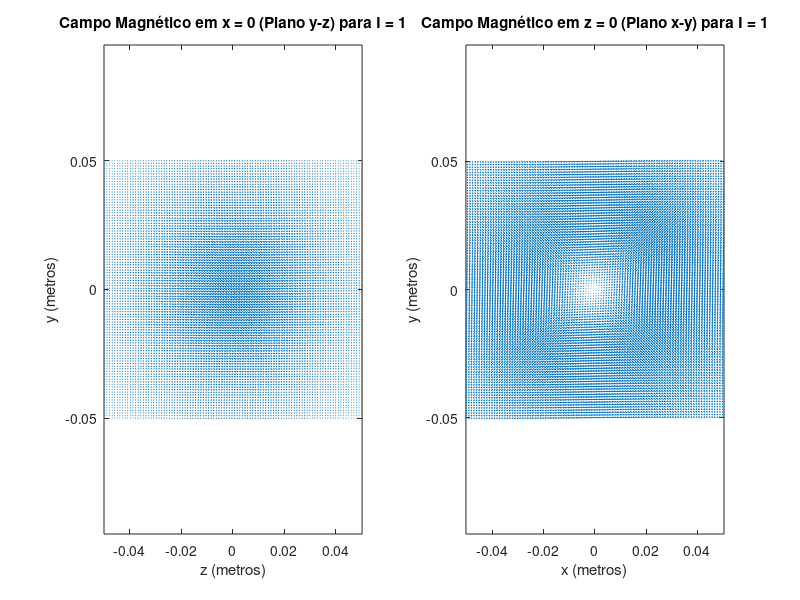

Here is the MATLAB script that generated this plot: (Note: this script raises an error after producing the figure.)

% Parâmetros
a = 0.02; % Raio da espira em metros (2 cm)
I_constante = 1; % Corrente em ampères (constante)
grid_size = 0.10; % Tamanho da grade (10 cm)

% Constante permeabilidade do vácuo
mu_0 = 4 * pi * 1e-7; % H/m (henrys por metro)

% Definir as coordenadas da grade tridimensional
x = linspace(-grid_size/2, grid_size/2, 100);
y = linspace(-grid_size/2, grid_size/2, 100);
z = linspace(-grid_size/2, grid_size/2, 100);

% Criar uma grade 3D
[X, Y, Z] = meshgrid(x, y, z);

% Inicializar o campo magnético B nas direções x, y e z
B_x = zeros(size(X));
B_y = zeros(size(Y));
B_z = zeros(size(Z));

% Loop sobre os pontos da espira para I constante
for phi = linspace(0, 2 * pi, 100)
    x_spira = a * cos(phi);
    y_spira = a * sin(phi);
    z_spira = 0; % Plano z = 0
    
    % Vetor de posição do ponto da espira ao ponto onde queremos calcular B
    r = sqrt((X - x_spira).^2 + (Y - y_spira).^2 + (Z - z_spira).^2);
    
    % Componentes do campo magnético dBr, dBphi e dBz para I constante
    dBr = mu_0 * I_constante * a^2 * sin(phi) ./ (2 * pi * r.^3);
    dBphi = mu_0 * I_constante * a^2 * cos(phi) ./ (2 * pi * r.^3);
    dBz = mu_0 * I_constante * a^2 ./ (2 * pi * r.^3);
    
    % Somar as contribuições de cada ponto da espira ao campo magnético total
    B_x = B_x + dBr;
    B_y = B_y + dBphi;
    B_z = B_z + dBz;
end

% Plote o campo magnético no plano x = 0 (y-z) para I constante
figure;

subplot(1, 2, 1);
quiver(z, y, squeeze(B_z(:, 1, :)), squeeze(B_y(:, 1, :)));
title('Campo Magnético em x = 0 (Plano y-z) para I = 1');
xlabel('z (metros)');
ylabel('y (metros)');
axis equal;

% Plote o campo magnético no plano z = 0 (x-y) para I constante
subplot(1, 2, 2);
quiver(x, y, squeeze(B_x(:,:,1)), squeeze(B_y(:,:,1)));
title('Campo Magnético em z = 0 (Plano x-y) para I = 1');
xlabel('x (metros)');
ylabel('y (metros)');
axis equal;

sgtitle('Campo Magnético (I = 1)');

% Repita o cálculo para I = sen(φ) A
B_x_sen = zeros(size(X));
B_y_sen = zeros(size(Y));
B_z_sen = zeros(size(Z));

for phi = linspace(0, 2 * pi, 100)
    x_spira = a * cos(phi);
    y_spira = a * sin(phi);
    z_spira = 0; % Plano z = 0
    
    % Vetor de posição do ponto da espira ao ponto onde queremos calcular B
    r = sqrt((X - x_spira).^2 + (Y - y_spira).^2 + (Z - z_spira).^2);
    
    % Componentes do campo magnético dBr, dBphi e dBz para I = sen(φ)
    dBr = mu_0 * a^2 * sin(phi) .* sin(phi) ./ (2 * pi * r.^3);
    dBphi = mu_0 * a^2 * cos(phi) .* sin(phi) ./ (2 * pi * r.^3);
    dBz = mu_0 * a^2 * sin(phi) ./ (2 * pi * r.^3);
    
    % Somar as contribuições de cada ponto da espira ao campo magnético total para I = sen(φ)
    B_x_sen = B_x_sen + dBr;
    B_y_sen = B_y_sen + dBphi;
    B_z_sen = B_z_sen + dBz;
end

% Plote o campo magnético no plano x = 0 (y-z) para I = sen(φ)
figure;

subplot(1, 2, 1);
quiver(z, y, squeeze(B_z_sen(:, 1, :)), squeeze(B_y_sen(:, 1, :)));
title('Campo Magnético em x = 0 (Plano y-z) para I = sen(φ)');
xlabel('z (metros)');
ylabel('y (metros)');
axis equal;

% Plote o campo magnético no plano z = 0 (x-y) para I = sen(φ)
subplot(1, 2, 2);
quiver(x, y, squeeze(B_x_sen(:,:,1)), squeeze(B_y_sen(:,:,1)));
title('Campo Magnético em z = 0 (Plano x-y) para I = sen(φ)');
xlabel('x (metros)');
ylabel('y (metros)');
axis equal;

sgtitle('Campo Magnético (I = sen(φ))');
%% 
% Parâmetros
a = 0.02; % Raio da espira em metros (2 cm)
I_constante = 1; % Corrente em ampères (constante)
grid_size = 0.10; % Tamanho da grade (10 cm)

% Constante permeabilidade do vácuo
mu_0 = 4 * pi * 1e-7; % H/m (henrys por metro)

% Definir as coordenadas da grade tridimensional
x = linspace(-grid_size/2, grid_size/2, 100);
y = linspace(-grid_size/2, grid_size/2, 100);
z = linspace(-grid_size/2, grid_size/2, 100);

% Criar uma grade 3D
[X, Y, Z] = meshgrid(x, y, z);

% Inicializar o campo magnético B nas direções x, y e z
B_x = zeros(size(X));
B_y = zeros(size(Y));
B_z = zeros(size(Z));

% Loop sobre os pontos da espira para I constante
for phi = linspace(0, 2 * pi, 100)
    x_spira = a * cos(phi);
    y_spira = a * sin(phi);
    z_spira = 0; % Plano z = 0
    
    % Vetor de posição do ponto da espira ao ponto onde queremos calcular B
    r = sqrt((X - x_spira).^2 + (Y - y_spira).^2 + (Z - z_spira).^2);
    
    % Componentes do campo magnético dBr, dBphi e dBz para I constante
    dBr = mu_0 * I_constante * a^2 * sin(phi) ./ (2 * pi * r.^3);
    dBphi = mu_0 * I_constante * a^2 * cos(phi) ./ (2 * pi * r.^3);
    dBz = mu_0 * I_constante * a^2 ./ (2 * pi * r.^3);
    
    % Somar as contribuições de cada ponto da espira ao campo magnético total
    B_x = B_x + dBr;
    B_y = B_y + dBphi;
    B_z = B_z + dBz;
end

% Passo para espaçamento de vetores (aumente para reduzir o número de vetores)
step = 5;

% Plote o campo magnético no plano x = 0 (y-z) para I constante
figure;

subplot(1, 2, 1);
quiver(z(1:step:end, 1:step:end), y(1:step:end, 1:step:end), ...
    squeeze(B_z(1:step:end, 1:step:end, 1:step:end)), ...
    squeeze(B_y(1:step:end, 1:step:end, 1:step:end)));
title('Campo Magnético em x = 0 (Plano y-z) para I constante');
xlabel('z (metros)');
ylabel('y (metros)');
axis equal;

% Plote o campo magnético no plano z = 0 (x-y) para I constante
subplot(1, 2, 2);
quiver(x(1:step:end, 1:step:end), y(1:step:end, 1:step:end), ...
    squeeze(B_x(1:step:end, 1:step:end, 1)), ...
    squeeze(B_y(1:step:end, 1:step:end, 1)));
title('Campo Magnético em z = 0 (Plano x-y) para I constante');
xlabel('x (metros)');
ylabel('y (metros)');
axis equal;

sgtitle('Campo Magnético (I constante)');

% Repita o cálculo para I = sen(φ) A
B_x_sen = zeros(size(X));
B_y_sen = zeros(size(Y));
B_z_sen = zeros(size(Z));

for phi = linspace(0, 2 * pi, 100)
    x_spira = a * cos(phi);
    y_spira = a * sin(phi);
    z_spira = 0; % Plano z = 0
    
    % Vetor de posição do ponto da espira ao ponto onde queremos calcular B
    r = sqrt((X - x_spira).^2 + (Y - y_spira).^2 + (Z - z_spira).^2);
    
    % Componentes do campo magnético dBr, dBphi e dBz para I = sen(φ)
    dBr = mu_0 * a^2 * sin(phi) .* sin(phi) ./ (2 * pi * r.^3);
    dBphi = mu_0 * a^2 * cos(phi) .* sin(phi) ./ (2 * pi * r.^3);
    dBz = mu_0 * a^2 * sin(phi) ./ (2 * pi * r.^3);
    
    % Somar as contribuições de cada ponto da espira ao campo magnético total para I = sen(φ)
    B_x_sen = B_x_sen + dBr;
    B_y_sen = B_y_sen + dBphi;
    B_z_sen = B_z_sen + dBz;
end

% Plote o campo magnético no plano x = 0 (y-z) para I = sen(φ)
figure;

subplot(1, 2, 1);
quiver(z(1:step:end, 1:step:end), y(1:step:end, 1:step:end), ...
    squeeze(B_z_sen(1:step:end, 1:step:end, 1:step:end)), ...
    squeeze(B_y_sen(1:step:end, 1:step:end, 1:step:end)));
title('Campo Magnético em x = 0 (Plano y-z) para I = sen(φ)');
xlabel('z (metros)');
ylabel('y (metros)');
axis equal;

% Plote o campo magnético no plano z = 0 (x-y) para I = sen(φ)
subplot(1, 2, 2);
quiver(x(1:step:end, 1:step:end), y(1:step:end, 1:step:end), ...
    squeeze(B_x_sen(1:step:end, 1:step:end, 1)), ...
    squeeze(B_y_sen(1:step:end, 1:step:end, 1)));
title('Campo Magnético em z = 0 (Plano x-y) para I = sen(φ)');
xlabel('x (metros)');
ylabel('y (metros)');
axis equal;

sgtitle('Campo Magnético (I = sen(φ))');
